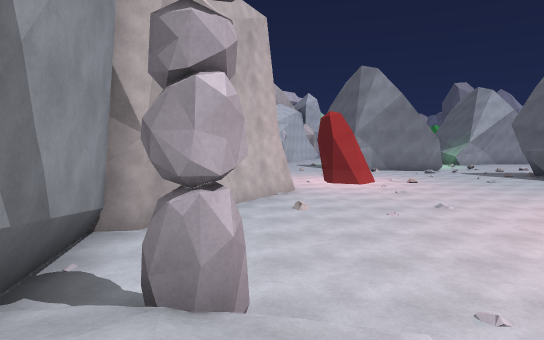
[1] (above)

24 first-person views from a walk through a Unity game level. The camera is 1.5 m above the floor, tilts 4° down and sees 75° across. The floor is counted in squares, 2 m on a side. Each view is taken from the middle of a square. On the plan, view 1 faces up. The plan holds only what a view shows up to about 11 squares ahead; the rest is blank. The place goes on beyond the plan. The player character is not drawn.

[2]
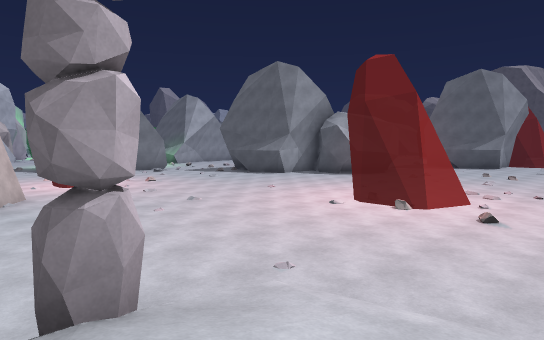

[3]
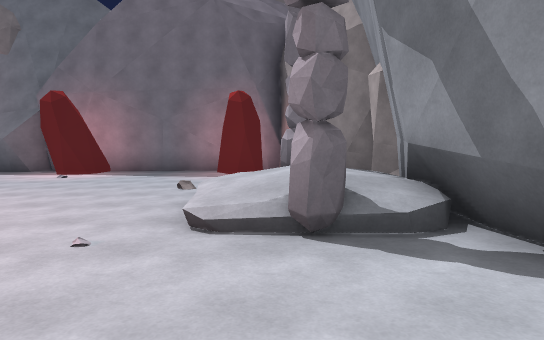

[4]
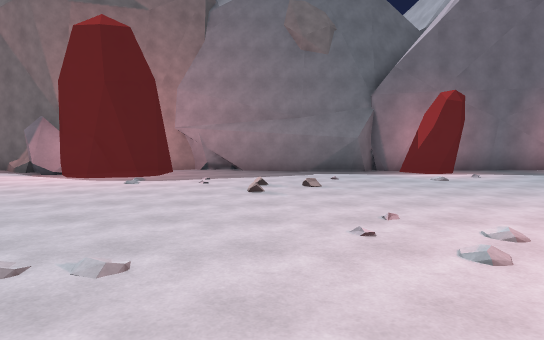

[5]
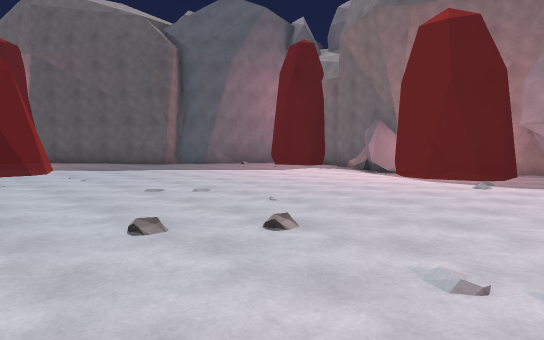

[6]
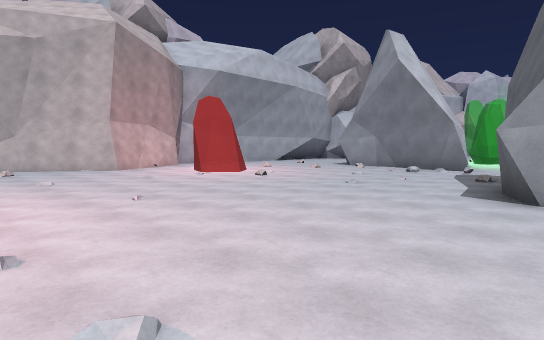

[7]
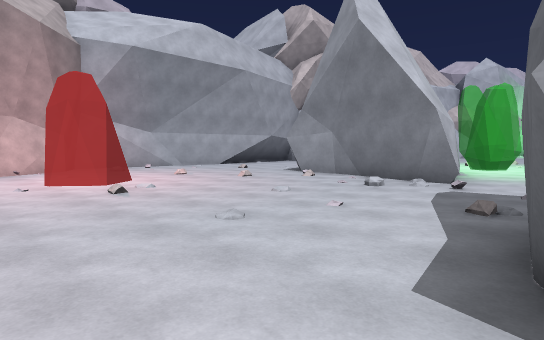

[8]
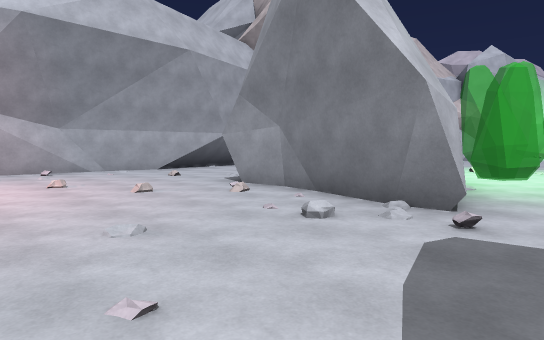

[9]
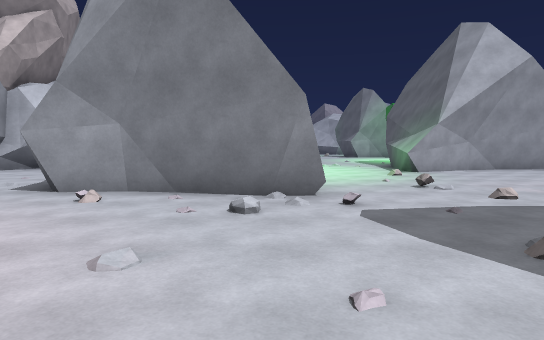

[10]
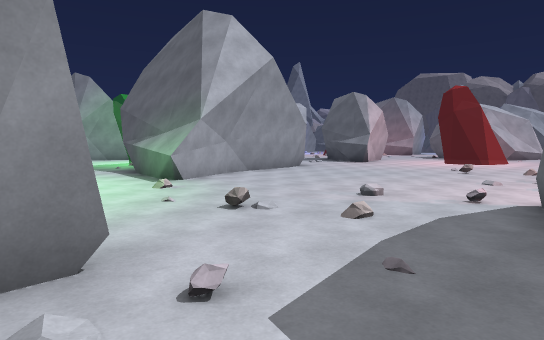

[11]
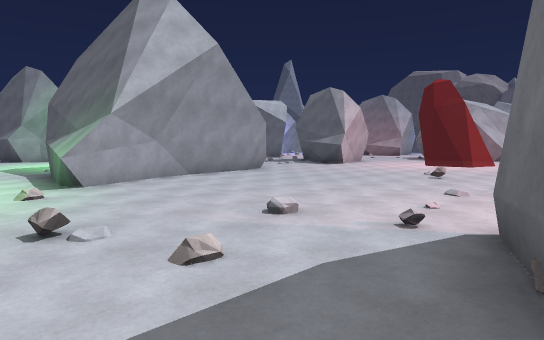

[12]
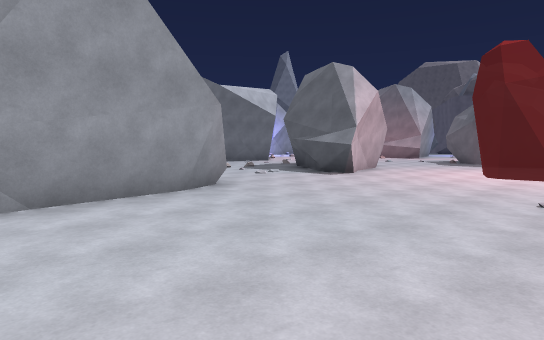

[13]
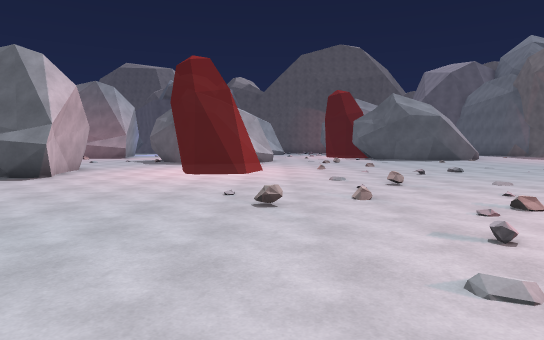

[14]
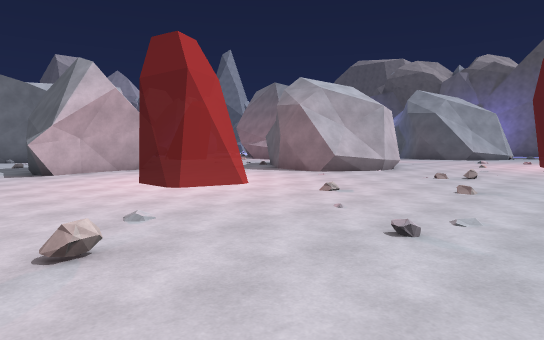

[15]
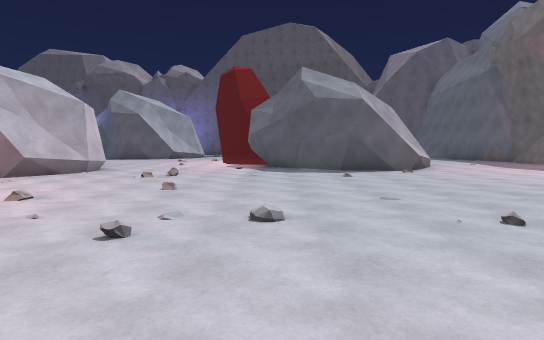

[16]
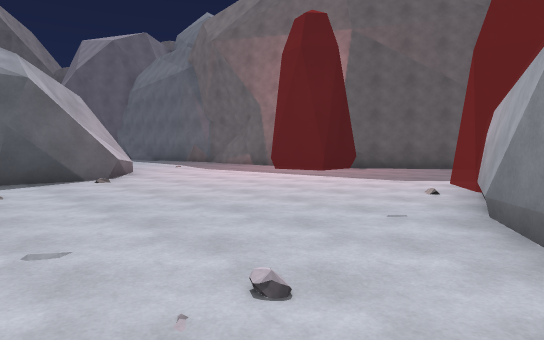

[17]
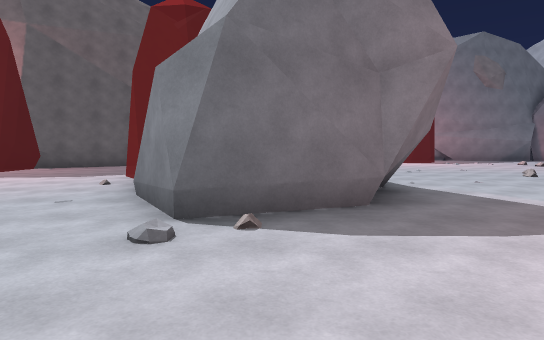

[18]
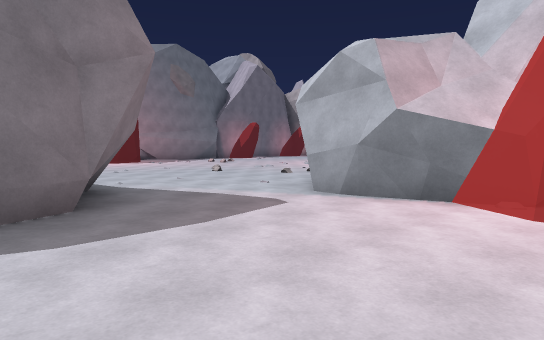

[19]
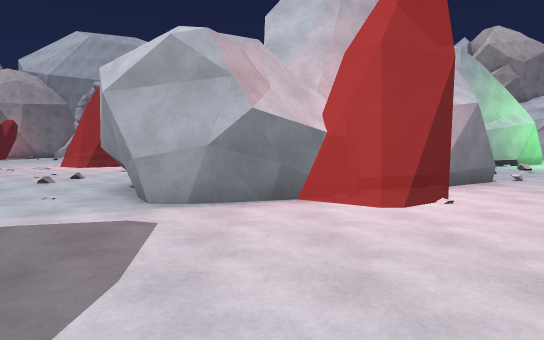

[20]
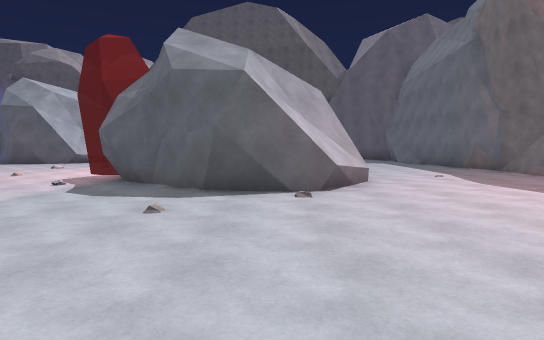

[21]
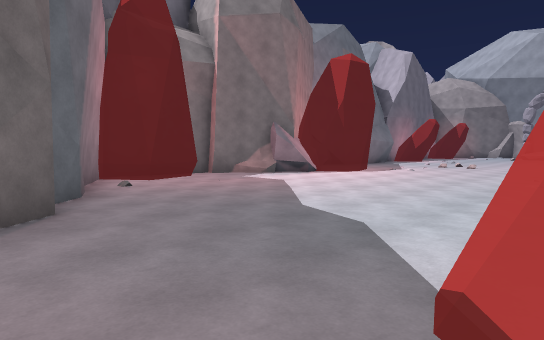

[22]
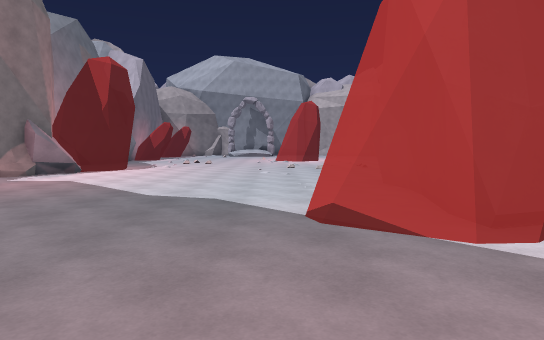

[23]
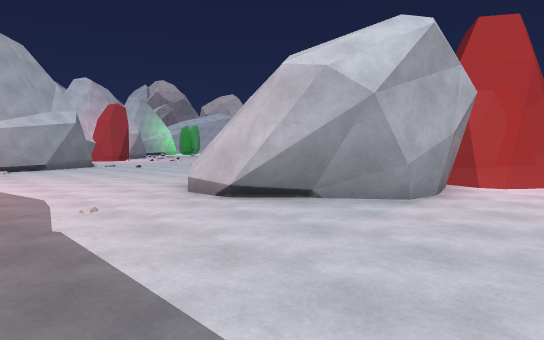

[24]
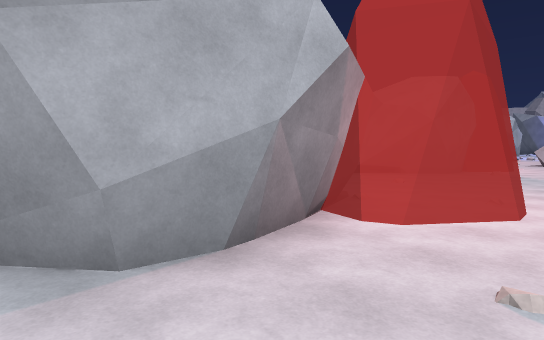

### Floor plan
Key: @ floor where view 1 was taken; # wall or solid block; x gap in a wall; . main floor; - floor 0.25 m lower than the main floor; : floor 0.75 m higher than the main floor; / step, stairs or slope; = window, fence, low wall or low ledge; R rock.
Columns run from 2 left of view 1 to 35 right of it. Each row starts with its distance up from view 1.
 24         ..  ..#     ---##
 23         ..  .##   ##---####
 22   #       ...######----#----
 21  ##       ...##-------------
 20   ..      ..----------------.    #..
 19   ...     ..------------   ..#   #..
 18  #...     .-------------   ..#####...
 17  #...#####--.------------......#.....
 16  #......./--------------.............
 15 ##......//-.----------...............
 14 #........--- ###---.-..............
 13 #./......---#  #----..............#
 12 ##..  ...---#  ## -.............####
 11  #..  ..----#   ##..............#  #..
 10  ##.....-----    #.............##  #..
  9   #.....------   #............=#  ##..
  8  ##.....------  ##...###.......####...
  7 ##......------. #...## ##.......##....
  6 #.......-----.......##  #.............
  5 #......-----........######............
  4 #......-  -............###............
  3 #......-  -............   ...   .####
  2 #/#/..---///.................##
  1 #://..------................##
  0 #:@/.-------...............##
 -1 # x=.--------.............##
 -2 #   ---------............##
 -3 #   ----------.. .......##
 -4     ----------. ###....=#
 -5     ---  -----. ##RR#  ##
 -6   ###############  R####

Positions as (right, up) in squares from view 1, and headings:
1: (0, 0), facing up
2: (-1, 0), facing up-right
3: (0, 5), facing down
4: (10, 5), facing down
5: (11, 5), facing down-right
6: (11, 5), facing up-left
7: (10, 9), facing up-left
8: (9, 12), facing up-left
9: (7, 11), facing up
10: (7, 14), facing up-right
11: (9, 14), facing up-right
12: (13, 17), facing up-right
13: (13, 17), facing right
14: (19, 12), facing up-right
15: (19, 12), facing right
16: (21, 11), facing down-right
17: (20, 12), facing down
18: (20, 12), facing down-left
19: (20, 10), facing left
20: (23, 9), facing right
21: (24, 3), facing down-left
22: (26, 2), facing left
23: (35, 4), facing up-left
24: (35, 8), facing up-left
